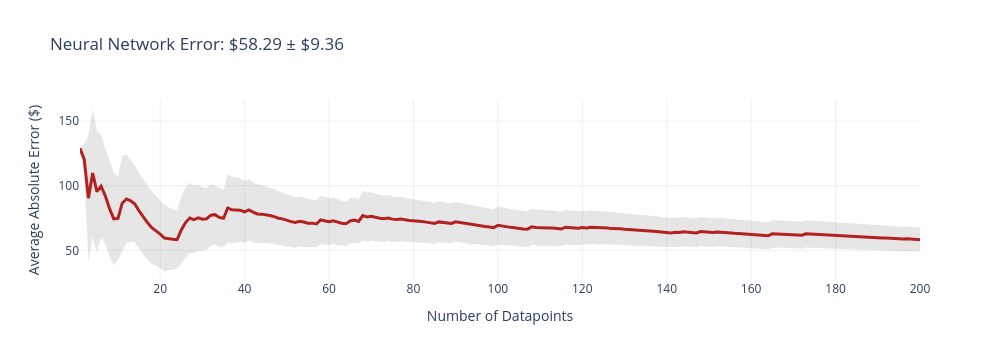
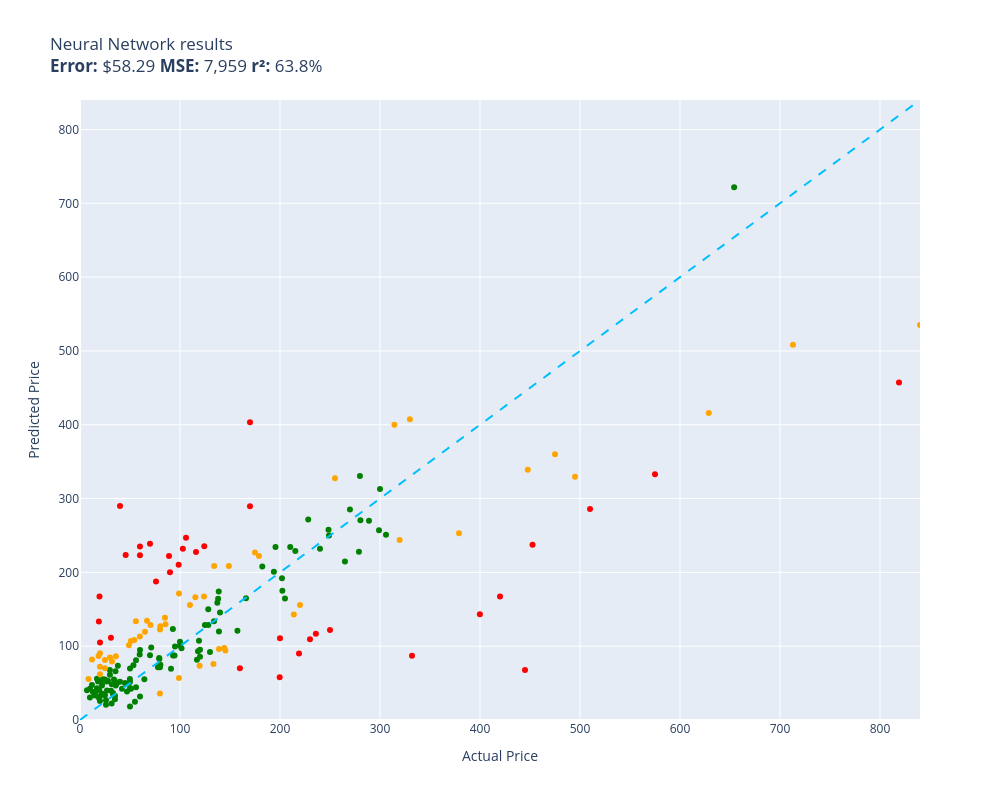

The code cell stored with these charts, in order, in its notebook:
### Code cell
evaluate(neural_network, test)

### Figure 1 — Plotly figure (JSON) as saved in the notebook; plotly's stock layout.template omitted (floating-point values rounded to 4 significant figures; data arrays with more than 128 entries replaced by an {"elided": "..."} marker saying what was removed)
{"data": [{"fill": "toself", "fillcolor": "rgba(128,128,128,0.2)", "hoverinfo": "skip", "line": {"color": "rgba(255,255,255,0)"}, "name": "95% CI", "showlegend": false, "type": "scatter", "x": {"elided": "400 int values"}, "y": {"elided": "400 float values"}}, {"customdata": {"elided": "200x1 float values"}, "hovertemplate": "n=%{x}<br>Avg Error=$%{y:,.2f}<br>±95% CI=$%{customdata[0]:,.2f}<extra></extra>", "line": {"color": "firebrick", "width": 3}, "mode": "lines", "name": "Cumulative Avg Error", "type": "scatter", "x": {"elided": "200 int values"}, "y": {"elided": "200 float values"}}], "layout": {"height": 360, "showlegend": false, "title": {"text": "Neural Network Error: $58.29 ± $9.36"}, "width": 1000, "xaxis": {"title": {"text": "Number of Datapoints"}}, "yaxis": {"title": {"text": "Average Absolute Error ($)"}}}}

### Figure 2 — Plotly figure (JSON) as saved in the notebook; plotly's stock layout.template omitted (floating-point values rounded to 4 significant figures)
{"data": [{"customdata": [["Old Blood Noise Excess V2 Distortion Cho...\nGuess=$89.96 Actual=$219.00"], ["telpo Headlight Assembly Fit For 15 Camr...\nGuess=$227.63 Actual=$115.99"], ["EXMAX NG-10X Fresnel Lens Focusing Adapt...\nGuess=$238.70 Actual=$69.98"], ["RBC12-UPC Replacement Battery Cartridge ...\nGuess=$109.55 Actual=$229.99"], ["Bam Trekking 3027SB Single Black Clarine...\nGuess=$86.92 Actual=$332.00"], ["DEWALT 20V MAX* XR Impact Driver with Bl...\nGuess=$237.55 Actual=$452.53"], ["Aolemi Oil Rubbed Bronze Single Function...\nGuess=$210.50 Actual=$98.65"], ["10GBase-LR SFP+ Transceiver, Handar 10GB...\nGuess=$105.15 Actual=$19.99"], ["Deco Mount Pro Tripod Microphone Stand w...\nGuess=$223.38 Actual=$59.95"], ["GanFindX Portable Car Hand Controls for ...\nGuess=$70.07 Actual=$159.90"], ["Canon EOS Rebel T7 Digital SLR Camera wi...\nGuess=$457.21 Actual=$819.00"], ["JRready ST6313 DT Deutsch Connector Kit,...\nGuess=$57.94 Actual=$199.68"], ["MC: Pindicator (Dual Intensity Amber)\nGuess=$290.07 Actual=$40.00"], ["Sumerain S1339CM Double Handle Widesprea...\nGuess=$116.76 Actual=$235.86"], ["DIMARZIO 204284 DP 163FBK Blues Bucker G...\nGuess=$200.29 Actual=$89.99"], ["Lighted Triangle Mirror Cabinet Bathroom...\nGuess=$67.85 Actual=$445.00"], ["BESTILL Wall Mounted Shower Faucet Set, ...\nGuess=$187.65 Actual=$76.00"], ["Engine Thermostat, Replace 19301-PAA-306...\nGuess=$133.32 Actual=$18.89"], ["Dell Optiplex 390 Desktop Computer i3 3....\nGuess=$235.26 Actual=$124.27"], ["LEGO Marvel Avengers War Machine Buster ...\nGuess=$235.00 Actual=$59.95"], ["KOHLER K-1185540-CP Assembly-Slider\nGuess=$223.58 Actual=$45.67"], ["Walker Exhaust Ultra EPA 16478 Direct Fi...\nGuess=$333.03 Actual=$574.99"], ["Canon Sure Shot 90u 35mm Date Camera\nGuess=$143.16 Actual=$399.89"], ["Wilkinson LOW GAUSS Vintage Tone Strat S...\nGuess=$111.30 Actual=$30.93"], ["Ibanez M510OVS Acoustic Mandolin in Vint...\nGuess=$403.33 Actual=$169.99"], ["GENUINE VOLVO THERMOSTAT (3.0, 3.2) S60 ...\nGuess=$232.17 Actual=$102.85"], ["CradlePoint Compact Broadband Router (CB...\nGuess=$222.13 Actual=$89.00"], ["Universal Power Group 12V 100Ah Sealed L...\nGuess=$110.90 Actual=$199.99"], ["Music Hall pa15.3 MM/MC Phono Preamplifi...\nGuess=$121.81 Actual=$250.00"], ["Lorell Bell Chair Glide, 2.5\", Black\nGuess=$167.28 Actual=$19.50"], ["Competition Clutch Disc and Pressure Pla...\nGuess=$286.03 Actual=$510.00"], ["KUNFINE Android Radio CarPlay & Android ...\nGuess=$246.95 Actual=$106.00"], ["Pacific Drums PDCM1618TTRB 16 x 18 Inche...\nGuess=$167.37 Actual=$419.99"], ["Xiaomi Redmi 10 2022 NFC 4G LTE (128GB +...\nGuess=$289.72 Actual=$169.99"]], "hovertemplate": "%{customdata[0]}<extra></extra>", "legendgroup": "red", "marker": {"color": "red", "size": 6, "symbol": "circle"}, "mode": "markers", "name": "red", "orientation": "v", "showlegend": true, "type": "scatter", "x": [219.0, 116.0, 69.98, 230.0, 332.0, 452.5, 98.65, 19.99, 59.95, 159.9, 819.0, 199.7, 40.0, 235.9, 89.99, 445.0, 76.0, 18.89, 124.3, 59.95, 45.67, 575.0, 399.9, 30.93, 170.0, 102.8, 89.0, 200.0, 250.0, 19.5, 510.0, 106.0, 420.0, 170.0], "xaxis": "x", "y": [89.96, 227.6, 238.7, 109.5, 86.92, 237.6, 210.5, 105.2, 223.4, 70.07, 457.2, 57.94, 290.1, 116.8, 200.3, 67.85, 187.6, 133.3, 235.3, 235.0, 223.6, 333.0, 143.2, 111.3, 403.3, 232.2, 222.1, 110.9, 121.8, 167.3, 286.0, 247.0, 167.4, 289.7], "yaxis": "y"}, {"customdata": [["NewPower99 Battery Kit for Samsung Galax...\nGuess=$24.82 Actual=$54.95"], ["Stand for Raven Pro Document Scanner - P...\nGuess=$67.82 Actual=$29.85"], ["ACDelco GM Original Equipment FW339 Fron...\nGuess=$228.92 Actual=$215.33"], ["8544771 Dryer Heating Element, 279816 Th...\nGuess=$46.79 Actual=$35.74"], ["Panasonic KX-TG6511B DECT 6.0 PLUS Expan...\nGuess=$83.94 Actual=$79.20"], ["LOVE MEI Galaxy S10 Lite Case, Military ...\nGuess=$36.51 Actual=$32.98"], ["GJY Portable TV,10.6 inch Mini TV for AT...\nGuess=$82.65 Actual=$79.36"], ["LD Products Compatible Toner Cartridge R...\nGuess=$51.52 Actual=$49.98"], ["APS iBoard 6-inch Aluminum (Black Powder...\nGuess=$234.46 Actual=$210.23"], ["PEMP E65 E66 CDC Simulate Optical Fiber ...\nGuess=$107.38 Actual=$119.00"], ["Intermatic PX300 12V 300W Transformer wi...\nGuess=$133.74 Actual=$134.00"], ["KOMPUTERBAY 4GB 2X 2GB DDR2 1066MHz PC2-...\nGuess=$74.97 Actual=$80.34"], ["Evergreen HSHB2005 Cylinder Head Gasket ...\nGuess=$88.68 Actual=$59.69"], ["Southwire 120V/15A Right Angle User Atta...\nGuess=$73.37 Actual=$37.87"], ["15\" Locking Shower Head Extension Arm in...\nGuess=$71.59 Actual=$79.95"], ["Mylites+ Standard Comic Book Mylar Sleev...\nGuess=$52.62 Actual=$34.99"], ["152MM Hole Saws M42 Bi-Metal High Speed ...\nGuess=$52.26 Actual=$17.99"], ["Baseball Backpacks Large 18 Inch Bookbag...\nGuess=$48.32 Actual=$31.77"], ["AUTOFREE LED Tail Lights Assembly Compat...\nGuess=$192.08 Actual=$201.99"], ["Adams Check Payment and Deposit Register...\nGuess=$66.15 Actual=$35.49"], ["3D Tree Hole Branches 075 Stair Risers D...\nGuess=$92.00 Actual=$129.99"], ["Projector, CRAZVIEW Projector with WiFi ...\nGuess=$74.17 Actual=$53.40"], ["Retevis RT68 Soft Earhook Walkie Talkie ...\nGuess=$40.40 Actual=$6.99"], ["Evan-Fischer Front Bumper Cover Compatib...\nGuess=$174.97 Actual=$202.38"], ["Laisomeke Waterproof Junction Box, Unive...\nGuess=$47.35 Actual=$11.99"], ["Webcem Solar Shed Light Outdoor Indoor, ...\nGuess=$71.38 Actual=$77.96"], ["Festool 492370 Platin 2 S1000 Grit 6-Inc...\nGuess=$69.49 Actual=$91.00"], ["VLAND LED Smoked Taillights Compatible F...\nGuess=$231.93 Actual=$239.99"], ["PM Auto Front Right Quick Complete Strut...\nGuess=$128.67 Actual=$124.94"], ["Tablet PC Cover Compatible with Lenovo T...\nGuess=$22.32 Actual=$31.61"], ["Miyaya@ Funny Animal Masks Collection fo...\nGuess=$55.95 Actual=$16.99"], ["Trail Gear Twin Stick Kit for Top Shift ...\nGuess=$330.72 Actual=$279.92"], ["Ultra Duster Canned Air Net 10 Oz 6-Pack\nGuess=$55.46 Actual=$49.90"], ["IQShield Screen Protector Compatible wit...\nGuess=$30.58 Actual=$9.95"], ["Liberty Imports 12 Pack: US Military Toy...\nGuess=$43.04 Actual=$16.98"], ["Pidoko Kids Train Table, Grey with 90 Pc...\nGuess=$95.23 Actual=$119.97"], ["Ceramic Talavera Mexican Tile 4x4\", 9 Pi...\nGuess=$61.26 Actual=$29.95"], ["Intrepid International Dressage Letters-...\nGuess=$40.09 Actual=$26.99"], ["ANZO USA 111207 GMC SIERRA 99-06 / YUKON...\nGuess=$207.80 Actual=$182.28"], ["Kingston Brass KS269SN Kingston Clawfoot...\nGuess=$250.84 Actual=$305.99"], ["EMART Photography C Stand with Boom Arm,...\nGuess=$85.85 Actual=$119.99"], ["KUNN Small Electrician Tool Pouch Utilit...\nGuess=$46.81 Actual=$21.99"], ["Trim Kit for 2-handle Shower & Tub Valve...\nGuess=$99.53 Actual=$94.99"], ["iPhone 12/12 Pro Nicaragua Guardabarranc...\nGuess=$25.71 Actual=$19.97"], ["Replacement Remote Control for PANASONIC...\nGuess=$28.21 Actual=$34.95"], ["Pioneer 2AM401-BN Two Handle Kitchen Fau...\nGuess=$271.68 Actual=$228.22"], ["LSSAGOON Backpack for Women Teen Kids Gi...\nGuess=$54.95 Actual=$33.99"], ["Grey Pneumatic 1311SD Impact Socket Set\nGuess=$120.89 Actual=$157.43"], ["Aeromotive 13304 Regulator, X1 Adjustabl...\nGuess=$285.25 Actual=$269.95"], ["4LT LUMINETTE Vanity Opal GLS BSN\nGuess=$100.86 Actual=$99.99"], ["4pc Wheel Spacers Adapters 4\" (2inch Per...\nGuess=$81.52 Actual=$116.95"], ["GE RPWF SmartWater Comparable Refrigerat...\nGuess=$50.23 Actual=$36.99"], ["MGP Caliper Covers 39011SACURD Red Powde...\nGuess=$250.13 Actual=$249.00"], ["LSI Broadcom SAS 9300-8i 8-port 12Gb/s S...\nGuess=$93.25 Actual=$118.00"], ["NewFantasia Replacement Audio Cable with...\nGuess=$39.78 Actual=$31.00"], ["Mikrotik RB3011UIAS-RM RouterBOARD 10xGi...\nGuess=$256.97 Actual=$299.00"], ["MONOCARBON Forged Carbon Fiber Case for ...\nGuess=$31.73 Actual=$59.99"], ["DuraGo 29515020 Front Hub Assembly\nGuess=$128.67 Actual=$128.34"], ["MXR Carbon Copy Deluxe Analog Delay Guit...\nGuess=$234.24 Actual=$195.50"], ["Berta (6 Pieces) 1-1/4 inch Overlay, 90 ...\nGuess=$53.84 Actual=$24.66"], ["Linkloos Solar Street Lights Outdoor Wat...\nGuess=$80.94 Actual=$55.99"], ["USB Charger, CIVIE High Speed 60W Multip...\nGuess=$39.02 Actual=$15.99"], ["Cardone 84-58642 New HEI Electronic Dist...\nGuess=$165.09 Actual=$165.99"], ["Kastar Battery Pack Replacement for Sony...\nGuess=$32.10 Actual=$19.99"], ["New Replacement seat cover fits Yamaha M...\nGuess=$119.75 Actual=$138.95"], ["Amana Tool - SC587 Carbide Tipped 3-Wing...\nGuess=$98.30 Actual=$71.23"], ["Evan Fischer Radiator Cooling Fan Assemb...\nGuess=$158.81 Actual=$137.34"], ["Raspberry Pi 3 Model B+ Aluminum Case Me...\nGuess=$33.10 Actual=$14.99"], ["SP Air Corporation SP-8102BU 1/4-Inch He...\nGuess=$164.44 Actual=$204.99"], ["Skullcandy Hesh Evo Bluetooth Headphones...\nGuess=$87.76 Actual=$69.99"], ["ROHL WSGUM3018WH Wire Sink Grids, White\nGuess=$150.03 Actual=$128.28"], ["ASUS VY279HE-W 27” 1080P Monitor - White...\nGuess=$164.43 Actual=$138.10"], ["LCD Screen for Dell Inspiron 17R 17.3\" H...\nGuess=$55.29 Actual=$64.37"], ["4 Inches Rolled Muffler Tip Catback Exha...\nGuess=$201.01 Actual=$193.88"], ["200 ' feet True 14 Gauge AWG CCA Speaker...\nGuess=$50.07 Actual=$44.95"], ["APS iBoard (304 Stainless Steel Polished...\nGuess=$214.62 Actual=$264.95"], ["200 Couples Conversation Cards - Enjoy B...\nGuess=$35.06 Actual=$32.97"], ["The Puppet Company - Carpet-Unicorn, Whi...\nGuess=$29.81 Actual=$19.00"], ["KYX Racing Hardened Steel Center Drive S...\nGuess=$38.47 Actual=$46.99"], ["StonKraft Brass Chess Board Game Set wit...\nGuess=$145.50 Actual=$140.00"], ["Baumgartens Sicurix Blank PVC ID Cards (...\nGuess=$41.04 Actual=$19.11"], ["VIPMOTOZ Sequential Turn Signal Premium ...\nGuess=$228.09 Actual=$278.94"], ["OEM Samsung Remote Control Shipped with ...\nGuess=$44.21 Actual=$56.00"], ["Custom Engagement Logo Desk Embosser Sea...\nGuess=$43.26 Actual=$49.95"], ["Audio Techinca ATW-T1002 System 10 Handh...\nGuess=$270.11 Actual=$289.00"], ["520 Pieces Christmas Envelope Seal Stick...\nGuess=$20.64 Actual=$25.99"], ["LD Compatible Ink Cartridge Replacement ...\nGuess=$42.47 Actual=$41.99"], ["BestPricedDecals Wine A BIT, You'll Feel...\nGuess=$38.00 Actual=$12.98"], ["VATOS 4 Packs Bubble Machine Gun for Kid...\nGuess=$55.04 Actual=$22.88"], ["BXYJY for Samsung Galaxy Z Fold 3 Case w...\nGuess=$18.29 Actual=$49.99"], ["VONADO Space Wars Colonial Viper MK1 Bui...\nGuess=$51.77 Actual=$39.99"], ["Replacement Remote Control fit for Sony ...\nGuess=$42.38 Actual=$9.99"], ["Disney Princess Sparkling Princess Sleep...\nGuess=$54.80 Actual=$24.95"], ["sabermaster TCG Playmat yugioh playmat T...\nGuess=$35.93 Actual=$21.99"], ["Star Wars Die-Cast Metal TITANIUM Series...\nGuess=$51.32 Actual=$22.70"], ["DuraGo BR5330 Front Vented Disc Brake Ro...\nGuess=$97.29 Actual=$101.51"], ["Glovion Music Stand Light, Clip On Piano...\nGuess=$53.14 Actual=$27.99"], ["Samsung DA97-07603B Freezer Ice Maker As...\nGuess=$87.54 Actual=$93.02"], ["Intex River Run Connect Lounge (Four)\nGuess=$87.44 Actual=$94.49"], ["Blanco 230966 Valea Stainless Steel Sink...\nGuess=$123.21 Actual=$92.88"], ["Empava 24\" Single Wall Ovens 10 Cooking ...\nGuess=$721.73 Actual=$654.14"], ["Think Gizmos Build Your Own Robot Toys f...\nGuess=$33.57 Actual=$24.95"], ["HP Laserjet 2100 Laser Printer W/Test Pr...\nGuess=$312.88 Actual=$299.98"], ["PowerSport Front Rear Brakes and Rotors ...\nGuess=$257.62 Actual=$248.51"], ["Viola Bow 4/4 Full Size Carbon Fiber (Bl...\nGuess=$69.86 Actual=$49.99"], ["VTech Strum and Jam Kidi Musical Guitar ...\nGuess=$51.76 Actual=$21.99"], ["Fender Hendrix Voodoo Child Coiled Instr...\nGuess=$94.89 Actual=$59.99"], ["W11130208 W10695459 Refrigerator LED Mod...\nGuess=$52.03 Actual=$26.59"], ["Jada Toys Ryan's World Combo Panda Airli...\nGuess=$48.47 Actual=$34.94"], ["STICKGOO Peel and Stick Backsplash for K...\nGuess=$32.82 Actual=$34.99"], ["Garmin 010-12402-10 GT15M-TM Transom-Mou...\nGuess=$174.13 Actual=$138.74"], ["Fitness Center Gym Room Weight Train Dua...\nGuess=$106.01 Actual=$99.99"], ["For Volvo C70 S70 V70 V40 S40 AC Compres...\nGuess=$270.64 Actual=$280.41"], ["Refresh NSF-53 Premium Replacement Refri...\nGuess=$42.37 Actual=$50.99"], ["NICKSTON Red Sparkling Glitter Slim Band...\nGuess=$26.80 Actual=$25.99"]], "hovertemplate": "%{customdata[0]}<extra></extra>", "legendgroup": "green", "marker": {"color": "green", "size": 6, "symbol": "circle"}, "mode": "markers", "name": "green", "orientation": "v", "showlegend": true, "type": "scatter", "x": [54.95, 29.85, 215.3, 35.74, 79.2, 32.98, 79.36, 49.98, 210.2, 119.0, 134.0, 80.34, 59.69, 37.87, 79.95, 34.99, 17.99, 31.77, 202.0, 35.49, 130.0, 53.4, 6.99, 202.4, 11.99, 77.96, 91.0, 240.0, 124.9, 31.61, 16.99, 279.9, 49.9, 9.95, 16.98, 120.0, 29.95, 26.99, 182.3, 306.0, 120.0, 21.99, 94.99, 19.97, 34.95, 228.2, 33.99, 157.4, 269.9, 99.99, 117.0, 36.99, 249.0, 118.0, 31.0, 299.0, 59.99, 128.3, 195.5, 24.66, 55.99, 15.99, 166.0, 19.99, 138.9, 71.23, 137.3, 14.99, 205.0, 69.99, 128.3, 138.1, 64.37, 193.9, 44.95, 264.9, 32.97, 19.0, 46.99, 140.0, 19.11, 278.9, 56.0, 49.95, 289.0, 25.99, 41.99, 12.98, 22.88, 49.99, 39.99, 9.99, 24.95, 21.99, 22.7, 101.5, 27.99, 93.02, 94.49, 92.88, 654.1, 24.95, 300.0, 248.5, 49.99, 21.99, 59.99, 26.59, 34.94, 34.99, 138.7, 99.99, 280.4, 50.99, 25.99], "xaxis": "x", "y": [24.82, 67.82, 228.9, 46.79, 83.94, 36.51, 82.65, 51.52, 234.5, 107.4, 133.7, 74.97, 88.68, 73.37, 71.59, 52.62, 52.26, 48.32, 192.1, 66.15, 92.0, 74.17, 40.4, 175.0, 47.35, 71.38, 69.49, 231.9, 128.7, 22.32, 55.95, 330.7, 55.46, 30.58, 43.04, 95.23, 61.26, 40.09, 207.8, 250.8, 85.85, 46.81, 99.53, 25.71, 28.21, 271.7, 54.95, 120.9, 285.2, 100.9, 81.52, 50.23, 250.1, 93.25, 39.78, 257.0, 31.73, 128.7, 234.2, 53.84, 80.94, 39.02, 165.1, 32.1, 119.7, 98.3, 158.8, 33.1, 164.4, 87.76, 150.0, 164.4, 55.29, 201.0, 50.07, 214.6, 35.06, 29.81, 38.47, 145.5, 41.04, 228.1, 44.21, 43.26, 270.1, 20.64, 42.47, 38.0, 55.04, 18.29, 51.77, 42.38, 54.8, 35.93, 51.32, 97.29, 53.14, 87.54, 87.44, 123.2, 721.7, 33.57, 312.9, 257.6, 69.86, 51.76, 94.89, 52.03, 48.47, 32.82, 174.1, 106.0, 270.6, 42.37, 26.8], "yaxis": "y"}, {"customdata": [["SuppliesOutlet Compatible Toner Cartridg...\nGuess=$97.51 Actual=$144.29"], ["Pump Head TBVECHI 175PSI 4KW 5.5HP 21CFM...\nGuess=$407.36 Actual=$329.90"], ["Bam France 2002XL Contoured Hightech Bla...\nGuess=$508.26 Actual=$713.00"], ["Metabo HPT 36V MultiVolt™ Cordless Rotar...\nGuess=$253.13 Actual=$379.00"], ["46mm Digital Pro High-Resolution Close-U...\nGuess=$90.41 Actual=$19.99"], ["Innovative Percussion CB-6 Chamois Bass ...\nGuess=$108.40 Actual=$54.32"], ["CORSAIR Dominator Platinum RGB 32GB (2x1...\nGuess=$167.43 Actual=$124.00"], ["HK SYSTEMS 13\" Heavy Duty Black \"Push\" O...\nGuess=$138.44 Actual=$84.95"], ["SKB iSeries 3i-13096-6KP Case for BlackM...\nGuess=$226.94 Actual=$174.99"], ["Mini PC, Kinupute Desktop Computer E3-12...\nGuess=$329.51 Actual=$495.00"], ["June Garden 12\" Sweet Dolly Charlotte - ...\nGuess=$62.08 Actual=$19.99"], ["Clementoni 39132.5 Jigsaw Puzzle 1,000 P...\nGuess=$35.91 Actual=$79.95"], ["Scranton & Co 3 Drawer Mobile File Cabin...\nGuess=$166.37 Actual=$115.35"], ["Task T24287 Roman Ogee Router Bit with 1...\nGuess=$133.62 Actual=$55.88"], ["Travelpro Platinum Elite Slim Business L...\nGuess=$142.87 Actual=$213.83"], ["Tidal Front + Rear Fender Flares 4PC Poc...\nGuess=$327.39 Actual=$254.99"], ["Dakota Alert MURS Alert Probe Sensor - M...\nGuess=$155.83 Actual=$219.99"], ["DALDED LED Light Kit for Lego Sonic Gree...\nGuess=$70.18 Actual=$24.99"], ["Wenger City Upgrade Laptop Backpack with...\nGuess=$94.19 Actual=$145.42"], ["KOHLER 18865-CP Filtered Water Faucet, P...\nGuess=$359.97 Actual=$475.00"], ["Fjallraven, Kanken Laptop 15\" Backpack f...\nGuess=$73.37 Actual=$119.65"], ["Diversitech WG840585 Motor, (Ddb) 1/3Hp,...\nGuess=$208.69 Actual=$134.12"], ["Western Digital Enterprise RE4-GP 2TB SA...\nGuess=$155.90 Actual=$109.95"], ["Poison Spyder 10-08-020 Rocker Knocker\nGuess=$415.87 Actual=$628.76"], ["Beck/Arnley 0421945 Air Filter\nGuess=$86.23 Actual=$35.87"], ["Neporal Full Spectrum Light Bulb, 6000K ...\nGuess=$86.64 Actual=$18.59"], ["Satco S9596, 4 Count (Pack of 1), 4.18\nGuess=$81.86 Actual=$12.00"], ["Marvel Legends Series X-Men 6-Inch Archa...\nGuess=$56.84 Actual=$98.95"], ["KS K-STORM Replacement Silicone Mushroom...\nGuess=$55.47 Actual=$8.50"], ["Urth 62mm UV, Circular Polarizing (CPL),...\nGuess=$96.20 Actual=$139.00"], ["Royal Designs, Inc. Decorative Abundant ...\nGuess=$81.22 Actual=$24.95"], ["AC Compressor & A/C Kit For BMW 335i 335...\nGuess=$399.96 Actual=$314.41"], ["Chalkboard Name Badges with Magnetic Bac...\nGuess=$71.98 Actual=$19.95"], ["Pyle Wireless Rear View Backup Camera - ...\nGuess=$128.65 Actual=$70.45"], ["Hp Pavilion P7-1257c Motherboard Aahd3-h...\nGuess=$112.97 Actual=$59.86"], ["Auertech Portable Washing Machine, 14lbs...\nGuess=$171.38 Actual=$98.99"], ["18 Inch White Undermount Kitchen Sink - ...\nGuess=$222.07 Actual=$179.00"], ["ECCPP Power Steering Pump for 2009-2010 ...\nGuess=$129.83 Actual=$85.48"], ["AZX Stylus Pencil for Apple iPad Pro 202...\nGuess=$84.60 Actual=$29.99"], ["UPR Mach 1 Chin Spoiler Fits 94-98 Musta...\nGuess=$119.42 Actual=$64.99"], ["Diversitech UC2436-3 Ultralite Condenser...\nGuess=$127.05 Actual=$80.39"], ["CTLAMP XL-2100 Professional Quality XL-2...\nGuess=$79.36 Actual=$32.00"], ["A-Premium Front Suspension Steering Knuc...\nGuess=$101.14 Actual=$48.99"], ["Venom Power Terra Hunter R/T+ R/T All-Te...\nGuess=$243.85 Actual=$319.65"], ["Dell XPS 13 9343-2727SLV 13.3\" Full HD S...\nGuess=$534.99 Actual=$839.99"], ["Steering Wheel, Carbon Fiber Automotive ...\nGuess=$339.19 Actual=$447.74"], ["Vinyl Soft Top Roll-up Adjustable Truck ...\nGuess=$208.58 Actual=$148.88"], ["Targus CityGear Durable Backpack, Black,...\nGuess=$75.77 Actual=$133.43"], ["KZ ZS10 Pro in Ear Monitor Headphone KZ ...\nGuess=$134.42 Actual=$66.99"], ["Pyle 2x120 Watt Home Audio Speaker Power...\nGuess=$106.98 Actual=$50.92"], ["MonMount Triple Monitor Stand Freestandi...\nGuess=$122.53 Actual=$79.99"]], "hovertemplate": "%{customdata[0]}<extra></extra>", "legendgroup": "orange", "marker": {"color": "orange", "size": 6, "symbol": "circle"}, "mode": "markers", "name": "orange", "orientation": "v", "showlegend": true, "type": "scatter", "x": [144.3, 329.9, 713.0, 379.0, 19.99, 54.32, 124.0, 84.95, 175.0, 495.0, 19.99, 79.95, 115.3, 55.88, 213.8, 255.0, 220.0, 24.99, 145.4, 475.0, 119.7, 134.1, 110.0, 628.8, 35.87, 18.59, 12.0, 98.95, 8.5, 139.0, 24.95, 314.4, 19.95, 70.45, 59.86, 98.99, 179.0, 85.48, 29.99, 64.99, 80.39, 32.0, 48.99, 319.6, 840.0, 447.7, 148.9, 133.4, 66.99, 50.92, 79.99], "xaxis": "x", "y": [97.51, 407.4, 508.3, 253.1, 90.41, 108.4, 167.4, 138.4, 226.9, 329.5, 62.08, 35.91, 166.4, 133.6, 142.9, 327.4, 155.8, 70.18, 94.19, 360.0, 73.37, 208.7, 155.9, 415.9, 86.23, 86.64, 81.86, 56.84, 55.47, 96.2, 81.22, 400.0, 71.98, 128.6, 113.0, 171.4, 222.1, 129.8, 84.6, 119.4, 127.1, 79.36, 101.1, 243.8, 535.0, 339.2, 208.6, 75.77, 134.4, 107.0, 122.5], "yaxis": "y"}, {"hoverinfo": "skip", "line": {"color": "deepskyblue", "dash": "dash", "width": 2}, "mode": "lines", "name": "y = x", "showlegend": false, "type": "scatter", "x": [0, 840.0], "y": [0, 840.0]}], "layout": {"height": 800, "legend": {"title": {"text": "color"}, "tracegroupgap": 0}, "showlegend": false, "title": {"text": "Neural Network results<br><b>Error:</b> $58.29 <b>MSE:</b> 7,959 <b>r²:</b> 63.8%"}, "width": 1000, "xaxis": {"anchor": "y", "domain": [0, 1], "range": [0, 840.0], "title": {"text": "Actual Price"}}, "yaxis": {"anchor": "x", "domain": [0, 1], "range": [0, 840.0], "title": {"text": "Predicted Price"}}}}
